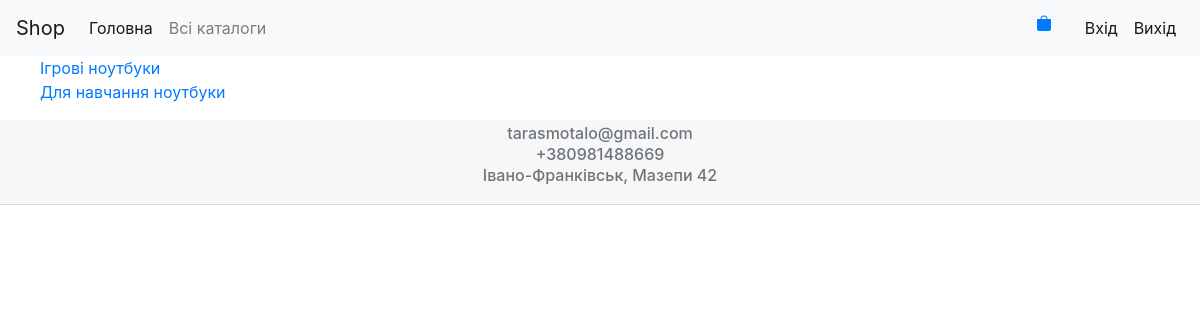
The page /main/1/catalog/ on the database its author committed.
### mainsite/models.py (models this page shows, shortened)
class Catalog(models.Model):
    mainCatalog = models.ForeignKey(MainCatalog, on_delete=models.CASCADE, verbose_name='Назва головного каталогу',
                                    related_name='MainCatalogRel')
    name = models.CharField(max_length=30, verbose_name='Назва підкаталогу')
    class Meta:
        verbose_name = 'Підкаталог'
        verbose_name_plural = 'Підкаталоги'

### contact_shop/models.py (models this page shows)
class Contact(models.Model):
    email = models.EmailField(verbose_name='Електронний адрес')
    number_tel = PhoneField(max_length=13, verbose_name='Номер телефону')
    address = models.CharField(max_length=30, verbose_name='Адреса')
    class Meta:
        verbose_name = 'Контактна інформація'
        verbose_name_plural = 'Контактна інформація'

### mainsite/views.py (the view)
# urls.py: path('<int:maincatalog_id>/catalog/', views.catalog, name='catalog'),
def catalog(request, maincatalog_id):
    return render(request, 'mainsite/catalog.html',
                  {'list_catalog': Catalog.objects.filter(mainCatalog_id=maincatalog_id)})

### contact_shop/context_processors.py (called while the page is built)
def contact_info(request):
    return {'contact_info': Contact.objects.all()}

### mainsite/templates/mainsite/catalog.html (shortened to what this page needs)
{% extends 'mainsite/base.html' %}
{% block content %}
    {% if list_catalog %}
        <ul>
            {% for catalog in list_catalog %}
                <li><a href="{% url 'product:product_list' catalog.id %}">{{ catalog.name }}</a>
                </li>
            {% endfor %}
        </ul>
    {% endif %}
{% endblock content %}

### mainsite/templates/mainsite/footer.html
<div class="card-header" style="text-align: center; /* Фиксированное положение */
    left: 0; bottom: 0;
    padding: 10px;
    width: 100%;
    ">
    {% if contact_info %}
        <ul class="list-group list-group-flush;">
            {% for contacts in contact_info %}
                <li><h6 class="card-subtitle mb-2 text-muted">{{ contacts.email }}</h6></li>
                <li><h6 class="card-subtitle mb-2 text-muted">{{ contacts.number_tel }}</h6></li>
                <li><h6 class="card-subtitle mb-2 text-muted">{{ contacts.address }}</h6></li>
            {% endfor %}
        </ul>
    {% endif %}
</div>

### mainsite/templates/mainsite/base.html (style rules this page uses)
li { list-style-type: none; }

### rows shown on the page
Catalog: name "Ігрові ноутбуки"
Catalog: name "Для навчання ноутбуки"
Contact: email "tarasmotalo@gmail.com", number_tel "+380981488669", address "Івано-Франківськ, Мазепи 42"
